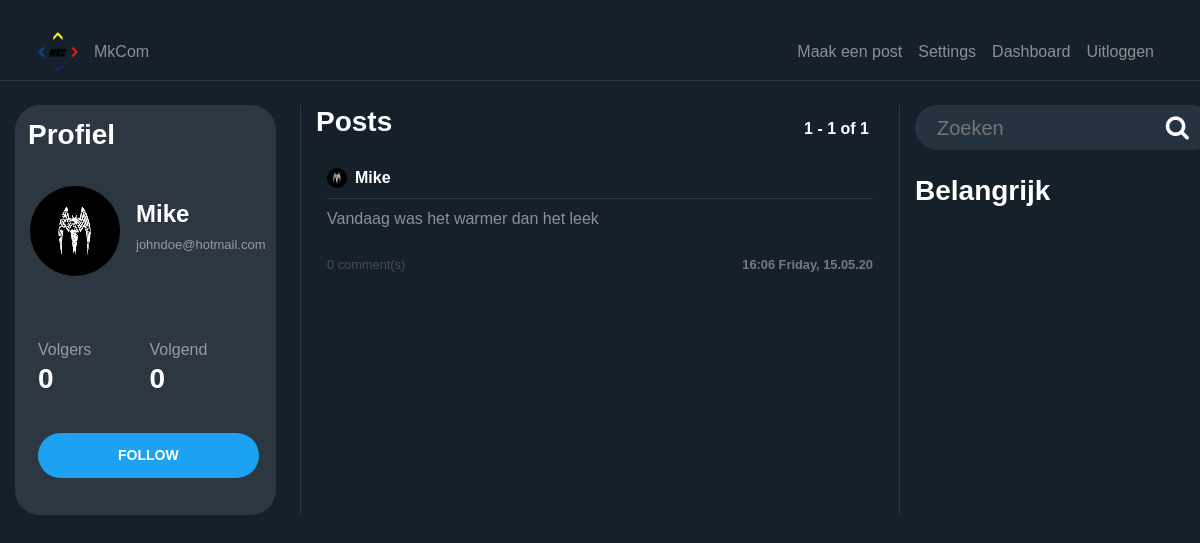
/user/Mike (signed in), run on the app's committed database.
### users/models.py (models this page shows, shortened)
class Profile(models.Model):
    user = models.OneToOneField(User, on_delete=models.CASCADE)
    image = models.ImageField(default='default.png', upload_to='profile_pics')
    @property
    def followers(self):
        return Follow.objects.filter(follow_user=self.user).count()
    @property
    def following(self):
        return Follow.objects.filter(user=self.user).count()

### blog/models.py (models this page shows, shortened)
class Post(models.Model):
    content = models.TextField(max_length=1000)
    date_posted = models.DateTimeField(default=timezone.now)
    author = models.ForeignKey(User, on_delete=models.CASCADE)
    @property
    def number_of_comments(self):
        return Comment.objects.filter(post_connected=self).count()

### blog/views.py (the view, shortened to what this page needs)
# urls.py: path('user/<str:username>', UserPostListView.as_view(), name='user-posts'),
class UserPostListView(LoginRequiredMixin, ListView):
    model = Post
    template_name = 'blog/user_posts.html'
    context_object_name = 'posts'
    paginate_by = PAGINATION_COUNT
    def visible_user(self):
        return get_object_or_404(User, username=self.kwargs.get('username'))
    def get_context_data(self, **kwargs):
        visible_user = self.visible_user()
        logged_user = self.request.user
        print(logged_user.username == '', file=sys.stderr)
        if logged_user.username == '' or logged_user is None:
            can_follow = False
        else:
            can_follow = (Follow.objects.filter(user=logged_user,
                                                follow_user=visible_user).count() == 0)
        data = super().get_context_data(**kwargs)
        data['user_profile'] = visible_user
        data['can_follow'] = can_follow
        return data
    def get_queryset(self):
        user = self.visible_user()
        return Post.objects.filter(author=user).order_by('-date_posted')

### blog/templates/blog/user_posts.html
{% extends "blog/home.html" %}

### blog/templates/blog/home.html (shortened to what this page needs)
{% extends "blog/base.html" %}
{% load static %}
{% block content %}
<div class="row">
    <div class="col-12 col-md-3 pr-4 dont-move">
        <div class="profile-section">
            <h3 class="white-important p-2">
                Profiel
            </h3>
            <article class="media content-section" style="height: 140px; width: 100%">
                {%  if user_profile != None %}
                <div class="mt-2 d-flex full-width align-items-center">
                    <img class="rounded-circle mr-3 img-fluid"
                         style="width: 90px; height: 90px;"
                         src="{{ user_profile.profile.image.url }}">
                    <div>
                        <h4 style="text-align: left"
                            class="white-important">
                            {{ user_profile.username }}
                        </h4>
                        <h6 style="text-align: left"
                            class="email-profile">
                            {{ user.email }}
                        </h6>
                    </div>
                </div>
                {%  endif %}
            </article>
            <article class="media content-section">
                <div class="row full-width pl-2">
                    <div class="col-6">
                        Volgers
                    </div>
                    <div class="col-6">
                        Volgend
                    </div>
                    {%  if user_profile != None %}
                    <div class="col-6">
                        <h3 class="white-important follow-click">
                            <a href="{% url 'user-followers' user_profile.username %}">
                                {{ user_profile.profile.followers }}
                            </a>
                        </h3>
                    </div>
                    <div class="col-6">
                        <a href="{% url 'user-follows' user_profile.username %}">
                            <h3 class="white-important follow-click">
                                {{ user_profile.profile.following }}
                            </h3>
                        </a>
                    </div>
                    {%  endif %}
                </div>
            </article>
            <div class="d-flex">
                {%  if user_profile is not None and user_profile.id != user.id  and user.username != '' %}
                <form method="POST">
                    <div class="form-group">
                        <button style="margin-left: 18px" class="btn btn-sm btn-outline-primary"
                                name="{% if can_follow %}follow{% else %}unfollow{% endif %}"
                                type="submit">
                            {% if can_follow %}
                            FOLLOW
                            {% else %}
                            UNFOLLOW
                            {% endif %}
                        </button>
                    </div>
                </form>
                {% endif %}
            </div>
        </div>
    </div>
    <div class="col-12 col-md-6 scrollable">
        <div class="full-width row">
            <div class="col-6">
                <h3 class="white-important mb-3">
                    Posts
                </h3>
            </div>
            <div class="col-6 no-padding">
                <h6 style="position: absolute; bottom: 0; right: 0"
                    class="white-important mb-3">
                    {{ page_obj.start_index }} - {{ page_obj.end_index }} of
                    {{ paginator.count }}
                </h6>
            </div>
        </div>
        {% for post in posts %}
        <article class="media content-section hovered-tweet">
            <div style="width: 100%; word-break: break-all;">
                <div class="pb-2 row m-0" style="width: 100%; margin-right: 0 !important;">
                    <div style="padding-left: 0px !important;"
                         class="col-8 no-padding d-flex align-items-center">
                        <img class="rounded-circle mr-2"
                             style="width: 20px; height: 20px;"
                             src="{{ post.author.profile.image.url }}">
                        <a class="mr-2 white-important" href="{% url 'user-posts' post.author %}">
                            {{ post.author }}
                        </a>
                    </div>
                    <div class="col-4 d-flex flex-row-reverse no-padding align-items-center"
                         style="padding-right: 0 !important;">
                    </div>
                </div>
                <div class="mb-2"
                     style="width: 100%; height: 1px; background-color: rgba(255, 255, 255, 0.1)"></div>
                <a style="color: rgba(255, 255, 255, 0.5) !important;"
                   href="{% url 'post-detail' post.id %}">
                    <p class="mb-4">
                        {{ post.content }}
                    </p>
                    <div class="row">
                        <div class="col-6">
                            <small style="opacity: 0.4;">
                                {{ post.number_of_comments }} comment(s)
                            </small>
                        </div>
                        <div class="col-6">
                            <small style="opacity: 0.4;"
                                   class="white-important d-flex full-width flex-row-reverse">
                                {{ post.date_posted | date:"H:i l, d.m.y" }}
                            </small>
                        </div>
                    </div>
                </a>
            </div>
        </article>
        {% endfor %}
    </div>
    <div class="col-12 col-md-3 dont-move">
        <form action="{% url 'search' %}" method="post">
            <div class="search-container">
                <div class="search">
                    <input required name="search" type="text" id="zip-code-input" placeholder="Zoeken">
                    <button type="submit" style="border:0; background: transparent;"><i class="fa fa-search"></i> </button> </a>
        </form>
    </div>
</div>
<h3 class="white-important mb-3 mt-4"> Belangrijk </h3>
        </div>
    </div>
{% endblock content %}

### blog/static/blog/main.css (style rules this page uses)
:root { --muted-color: rgba(255, 255, 255, 0.5); }
body { background: #15202b; color: var(--muted-color); margin-top: 5rem; }
h1, h2, h3, h4, h5, h6 { color: var(--muted-color); }
.content-section { padding: 10px 10px; margin-bottom: 20px; }
.no-padding { padding: 0 !important; }
a { color: white; text-underline: none; text-decoration: none !important; }
article { border-radius: 4px; }
.white-important { color: white; font-weight: bold; }
.full-width { width: 100% }
.btn-outline-primary { border-color: white; color: white !important; padding: 12px 80px 12px 80px; font-weight: bold; background-color: #1da1f2; border:0; border-radius: 25px; }
.hovered-tweet { cursor: pointer; }
.hovered-tweet { border: 1px solid transparent; }
.profile-section { background-color: #2d3741; padding: 5px; border-radius: 25px; }
.dont-move { position:; }
.scrollable { overflow-y: auto; border-left: 1px solid #2d3741; border-right: 1px solid #2d3741; }
.email-profile { font-size: 13px; outline: hidden; }

### blog/static/blog/style.css (style rules this page uses)
body { font-family: Arial, Helvetica, sans-serif; height: 100vh; margin: 0; padding: 0; }
.search-container { width: 300px; height: 45px; background-color: #253341; border-radius: 30px; display: flex; }
.search-container input { width: 100%; font-size: 20px; background-color: transparent; border: 0; color: white; }
.search-container .search { flex-grow: 1; display: flex; align-items: center; padding-left: 20px; padding-right: 20px; }
.search i { font-size: 25px; color: white; }
.search i { cursor: pointer; }

### data on the page
Post: author.profile.image (picture), author "Mike", content "Vandaag was het warmer dan het leek", number_of_comments "0", date_posted "16:06 Friday, 15.05.20"

### other printed values
{{ user_profile.username }} "Mike"
{{ user.email }} "johndoe@hotmail.com"
{{ user_profile.profile.followers }} "0"
{{ user_profile.profile.following }} "0"
{{ page_obj.start_index }} "1"
{{ page_obj.end_index }} "1"
{{ paginator.count }} "1"
